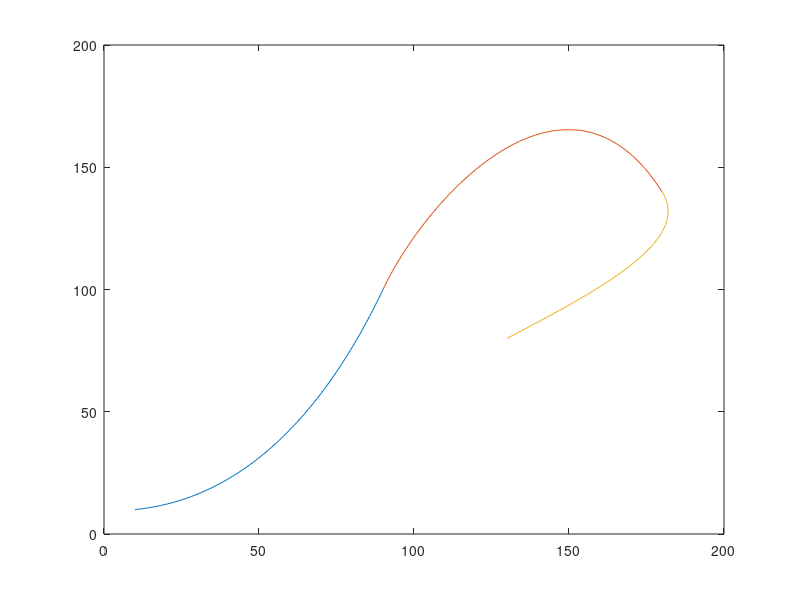

Write the MATLAB code that produced this figure. (Note: this script raises an error after producing the figure.)
clear;
clc;
xy=[10 10;
    50 15;
    75 60;
    90 100;
    105 140;
    150 200;
    180 140;
    190 120; 
    160 100; 
    130 80;];
x = xy(:,1);
y = xy(:,2);

%g = @(u) [(1-u).^3 3.*u.*((1-u).^2) 3.*u.^2.*(1-u) u.^3;];
%g1 = @(u) g(u)*xy([1:4],:);
%g2 = @(u) g(u)*xy([4:7],:);
%g3 = @(u) g(u)*xy([7:10],:);
g1_x = @(u) x(1).*(1-u).^3 + x(2).*3.*u.*((1-u).^2)+x(3).*3.*u.^2.*(1-u)+x(4).*u.^3;
g1_y = @(u) y(1).*(1-u).^3 + y(2).*3.*u.*((1-u).^2)+y(3).*3.*u.^2.*(1-u)+y(4).*u.^3;

g2_x = @(u) x(4).*(1-u).^3 + x(5).*3.*u.*((1-u).^2)+x(6).*3.*u.^2.*(1-u)+x(7).*u.^3;
g2_y = @(u) y(4).*(1-u).^3 + y(5).*3.*u.*((1-u).^2)+y(6).*3.*u.^2.*(1-u)+y(7).*u.^3;

g3_x = @(u) x(7).*(1-u).^3 + x(8).*3.*u.*((1-u).^2)+x(9).*3.*u.^2.*(1-u)+x(10).*u.^3;
g3_y = @(u) y(7).*(1-u).^3 + y(8).*3.*u.*((1-u).^2)+y(9).*3.*u.^2.*(1-u)+y(10).*u.^3;
u = linspace(0,1);

plot(g1_x(u),g1_y(u));
hold on;
plot(g2_x(u),g2_y(u));
hold on;
plot(g3_x(u),g3_y(u));
hold on;
plot(x,y,'-O');